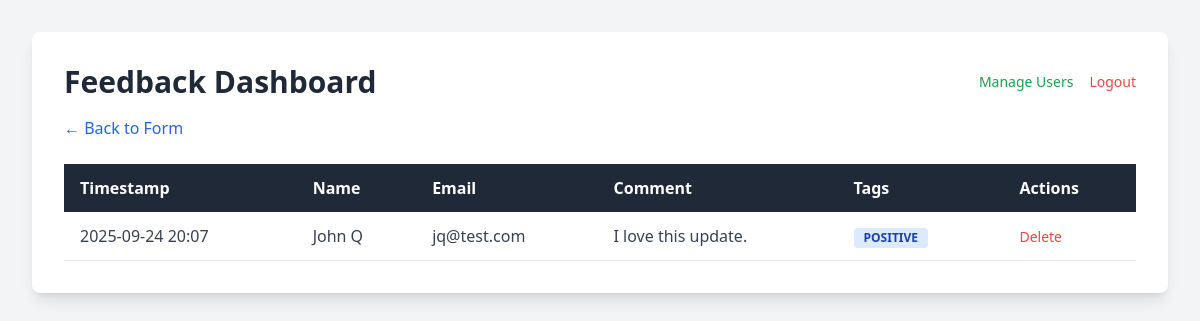
Page /dashboard?order=asc (signed in) on the earlier database version.
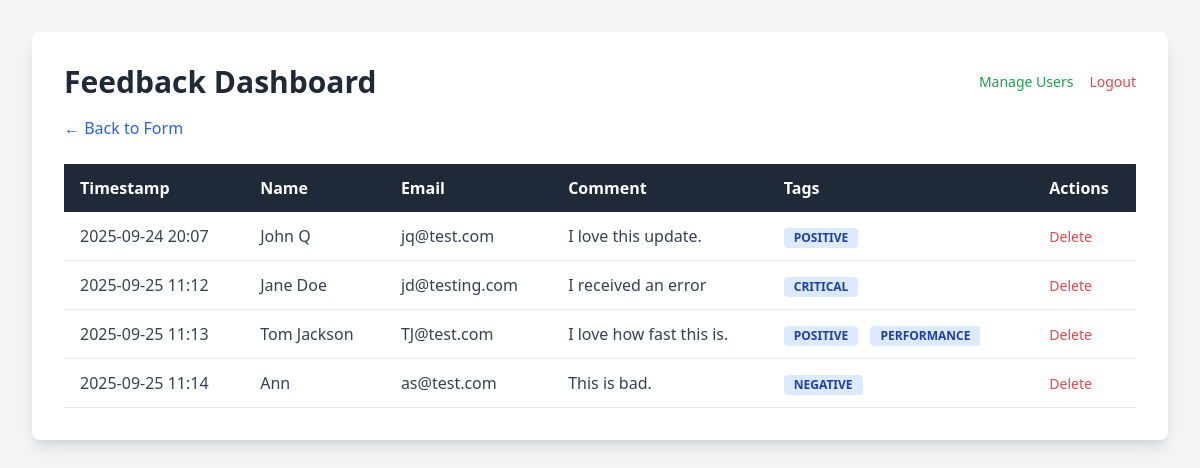
Same page on the later database version.
### tables this page shows
CREATE TABLE feedback (
    id INTEGER PRIMARY KEY AUTOINCREMENT,
    name TEXT,
    email TEXT,
    comment TEXT NOT NULL,
    timestamp DATETIME NOT NULL,
    tags TEXT
);

### app.py (the view)
@app.route('/dashboard')
def dashboard():
    if not is_logged_in():
        return redirect(url_for('login'))
    sort_order = request.args.get('order', 'desc')
    filter_tag = request.args.get('tag')
    db = get_db()
    query = 'SELECT * FROM feedback'
    params = []
    if filter_tag:
        query += ' WHERE tags LIKE ?'
        params.append(f'%"{filter_tag}"%')
    query += f' ORDER BY timestamp {sort_order.upper()}'
    feedback_rows = db.execute(query, params).fetchall()
    db.close()
    feedback_entries = []
    for row in feedback_rows:
        entry = dict(row)
        entry['tags'] = json.loads(entry['tags'])
        if isinstance(entry['timestamp'], str):
             entry['timestamp'] = datetime.datetime.fromisoformat(entry['timestamp'])
        feedback_entries.append(entry)
    next_order = 'asc' if sort_order == 'desc' else 'desc'
    return render_template('dashboard.html',
                           feedback_entries=feedback_entries,
                           next_sort_order=next_order,
                           current_filter=filter_tag)

### app.py (called while the page is built)
def get_db():
    conn = sqlite3.connect(DATABASE)
    conn.row_factory = sqlite3.Row
    return conn

def is_logged_in():
    return 'username' in session

### templates/dashboard.html (shortened to what this page needs)
<!DOCTYPE html>
<html lang="en">
<head>
    <script src="https://cdn.tailwindcss.com"></script>
</head>
<body class="bg-gray-100 p-8">
    <div class="max-w-6xl mx-auto bg-white p-8 rounded-lg shadow-lg">
        <div class="flex justify-between items-center mb-4">
            <h1 class="text-3xl font-bold text-gray-800">Feedback Dashboard</h1>
            <div class="flex items-center space-x-4">
                 <a href="{{ url_for('manage_users') }}" class="text-sm text-green-600 hover:underline">Manage Users</a>
                 <a href="{{ url_for('logout') }}" class="text-sm text-red-500 hover:underline">Logout</a>
            </div>
        </div>
        <div class="flex justify-between items-center mb-6">
             <a href="/" class="text-blue-600 hover:underline">&larr; Back to Form</a>
        </div>
        <table class="min-w-full bg-white">
            <thead class="bg-gray-800 text-white">
                <tr>
                    <th class="text-left py-3 px-4">
                        <a href="{{ url_for('dashboard', order=next_sort_order, tag=current_filter) }}" class="hover:underline">Timestamp</a>
                    </th>
                    <th class="text-left py-3 px-4">Name</th>
                    <th class="text-left py-3 px-4">Email</th>
                    <th class="text-left py-3 px-4">Comment</th>
                    <th class="text-left py-3 px-4">Tags</th>
                    <th class="text-left py-3 px-4">Actions</th>
                </tr>
            </thead>
            <tbody class="text-gray-700">
                {% for entry in feedback_entries %}
                <tr class="border-b hover:bg-gray-50">
                    <td class="py-3 px-4">{{ entry.timestamp.strftime('%Y-%m-%d %H:%M') }}</td>
                    <td class="py-3 px-4">{{ entry.name }}</td>
                    <td class="py-3 px-4">{{ entry.email }}</td>
                    <td class="py-3 px-4">{{ entry.comment }}</td>
                    <td class="py-3 px-4">
                        {% for tag in entry.tags %}
                            <a href="{{ url_for('dashboard', tag=tag) }}" class="inline-block bg-blue-100 text-blue-800 text-xs font-semibold mr-2 px-2.5 py-0.5 rounded hover:bg-blue-200">
                                {{ tag }}
                            </a>
                        {% endfor %}
                    </td>
                    <td class="py-3 px-4">
                        <a href="{{ url_for('delete_feedback', feedback_id=entry.id) }}"
                           class="text-red-500 hover:underline text-sm"
                           onclick="return confirm('Are you sure you want to delete this item?');">
                           Delete
                        </a>
                    </td>
                </tr>
                {% endfor %}
            </tbody>
        </table>
    </div>
</body>
</html>

Differences in the rows shown:
added feedback: timestamp "2025-09-25 11:12", name "Jane Doe", email "jd@testing.com", comment "I received an error", tags "CRITICAL"
added feedback: timestamp "2025-09-25 11:13", name "Tom Jackson", email "TJ@test.com", comment "I love how fast this is.", tags "POSITIVE" "PERFORMANCE"
added feedback: timestamp "2025-09-25 11:14", name "Ann", email "as@test.com", comment "This is bad.", tags "NEGATIVE"
